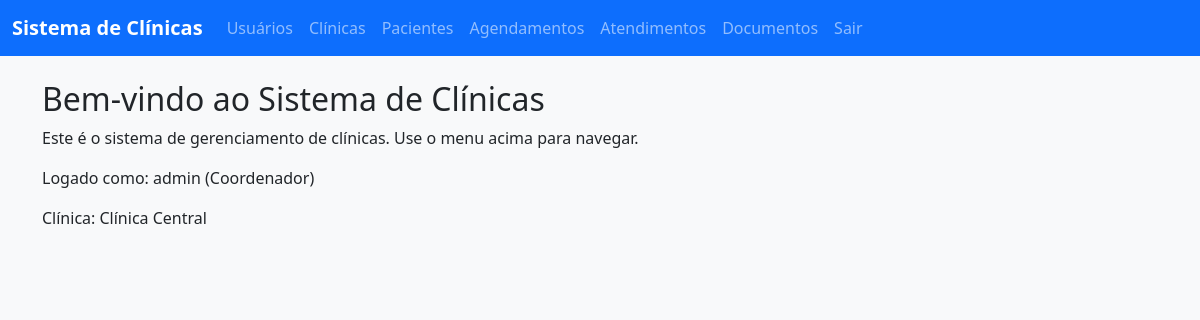
The app's page / (signed in) with its own data.
### clinica/models.py (models this page shows, shortened)
class User(AbstractUser):
    PERFIL_CHOICES = (
        ('ATENDENTE', 'Atendente'),
        ('ALUNO', 'Aluno'),
        ('PROFESSOR', 'Professor'),
        ('COORDENADOR', 'Coordenador'),
    )
    rgm = models.CharField(max_length=20, unique=True, blank=True, null=True)
    perfil = models.CharField(max_length=20, choices=PERFIL_CHOICES, blank=True)
    clinica = models.ForeignKey('Clinica', on_delete=models.SET_NULL, null=True, blank=True)
    groups = models.ManyToManyField(
        'auth.Group',
        related_name='clinica_user_groups',
        blank=True,
        help_text='The groups this user belongs to.',
    )
    user_permissions = models.ManyToManyField(
        'auth.Permission',
        related_name='clinica_user_permissions',
        blank=True,
        help_text='Specific permissions for this user.',
    )

class Clinica(models.Model):
    nome = models.CharField(max_length=100)       # Nome da clínica
    endereco = models.TextField()                 # Endereço da clínica
    telefone = models.CharField(max_length=15, blank=True) # Telefone (opcional)

### clinica/views.py (the view)
# urls.py: path('', views.index, name='index'),
def index(request):
    return render(request, 'index.html')

### clinica/templates/index.html
{% extends 'base.html' %}
{% load static %}
{% block content %}
    <h2>Bem-vindo ao Sistema de Clínicas</h2>
    <p>Este é o sistema de gerenciamento de clínicas. Use o menu acima para navegar.</p>
    {% if user.is_authenticated %}
        <p>Logado como: {{ user.username }} ({{ user.get_perfil_display }})</p>
        {% if user.clinica %}
            <p>Clínica: {{ user.clinica.nome }}</p>
        {% else %}
            <p>Clínica: Não associada</p>
        {% endif %}
    {% else %}
        <p>Faça login para acessar o sistema.</p>
        <a href="{% url 'clinica:login' %}" class="btn btn-primary">Login</a>
    {% endif %}
{% endblock %}

### static/css/styles.css (style rules this page uses)
body { background-color: #f8f9fa; }

### records on screen
User: username "admin", perfil "Coordenador", clinica.nome "Clínica Central"
